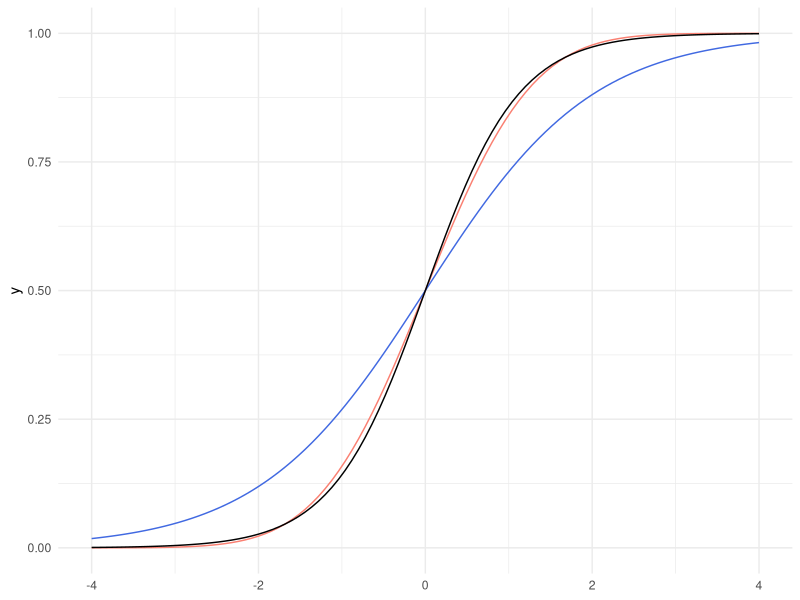

Write the R code that produced this figure.
library(tidyverse)
theme_set(theme_minimal())

logcurve <- function(x, a=1, b=0) {1 / (1 + exp(-(a*x+b)))}

ggplot() +
  geom_function(fun = pnorm, color = "salmon") +
  geom_function(fun = logcurve, color = "royalblue") +
  geom_function(fun = logcurve, args = list(a=1.8 , b=0), color = "black") +
  xlim(-4, 4)
